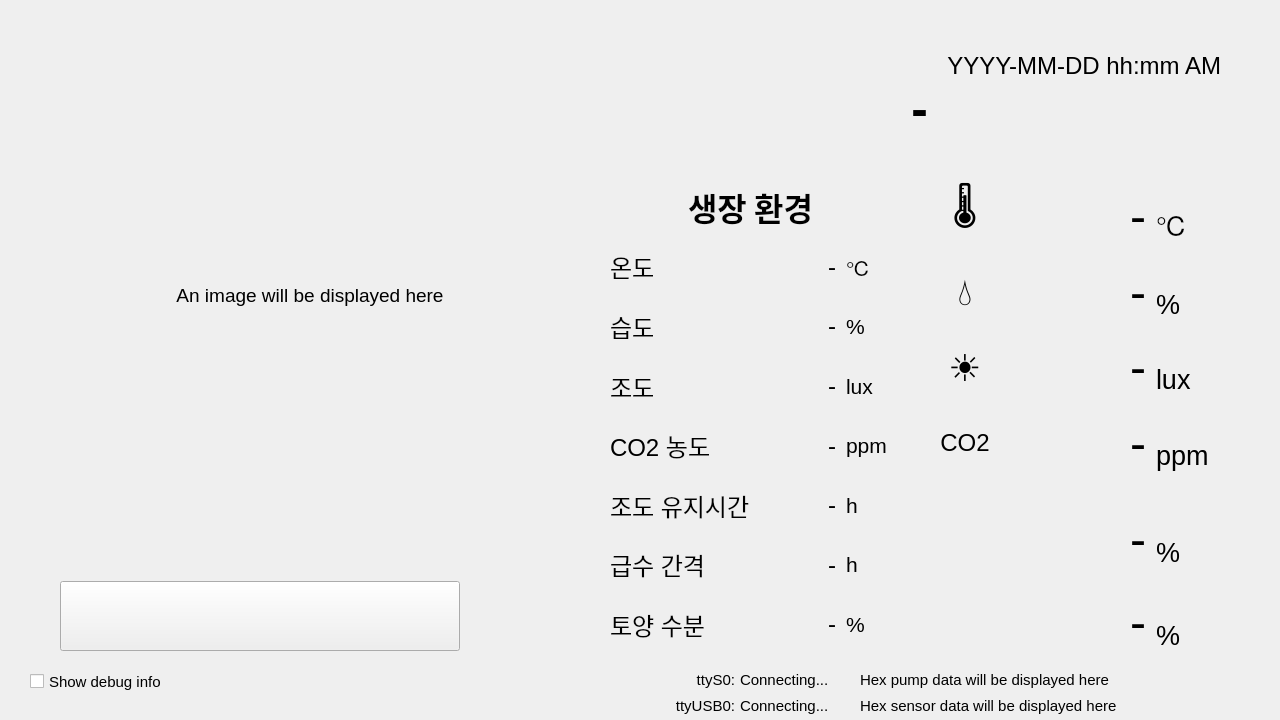
<?xml version="1.0" encoding="UTF-8"?>
<ui version="4.0">
 <class>Widget</class>
 <widget class="QWidget" name="Widget">
  <property name="geometry">
   <rect>
    <x>0</x>
    <y>0</y>
    <width>1280</width>
    <height>720</height>
   </rect>
  </property>
  <property name="font">
   <font>
    <pointsize>11</pointsize>
   </font>
  </property>
  <property name="windowTitle">
   <string>Widget</string>
  </property>
  <widget class="QCheckBox" name="debuginfo_chk">
   <property name="geometry">
    <rect>
     <x>30</x>
     <y>670</y>
     <width>171</width>
     <height>23</height>
    </rect>
   </property>
   <property name="text">
    <string>Show debug info</string>
   </property>
  </widget>
  <widget class="QWidget" name="debug_widget" native="true">
   <property name="geometry">
    <rect>
     <x>660</x>
     <y>670</y>
     <width>531</width>
     <height>51</height>
    </rect>
   </property>
   <widget class="QWidget" name="layoutWidget">
    <property name="geometry">
     <rect>
      <x>200</x>
      <y>0</y>
      <width>321</width>
      <height>46</height>
     </rect>
    </property>
    <layout class="QVBoxLayout" name="verticalLayout_2">
     <item>
      <widget class="QLabel" name="rx_pump_lbl">
       <property name="maximumSize">
        <size>
         <width>350</width>
         <height>16777215</height>
        </size>
       </property>
       <property name="text">
        <string>Hex pump data will be displayed here</string>
       </property>
      </widget>
     </item>
     <item>
      <widget class="QLabel" name="rx_sensor_lbl">
       <property name="maximumSize">
        <size>
         <width>350</width>
         <height>16777215</height>
        </size>
       </property>
       <property name="text">
        <string>Hex sensor data will be displayed here</string>
       </property>
      </widget>
     </item>
    </layout>
   </widget>
   <widget class="QWidget" name="layoutWidget">
    <property name="geometry">
     <rect>
      <x>0</x>
      <y>0</y>
      <width>181</width>
      <height>46</height>
     </rect>
    </property>
    <layout class="QVBoxLayout" name="verticalLayout">
     <item>
      <layout class="QHBoxLayout" name="uart1_wrapper">
       <property name="spacing">
        <number>5</number>
       </property>
       <item>
        <widget class="QLabel" name="uart1_lbl">
         <property name="maximumSize">
          <size>
           <width>75</width>
           <height>16777215</height>
          </size>
         </property>
         <property name="font">
          <font>
           <pointsize>11</pointsize>
          </font>
         </property>
         <property name="text">
          <string>ttyS0:</string>
         </property>
         <property name="alignment">
          <set>Qt::AlignRight|Qt::AlignTrailing|Qt::AlignVCenter</set>
         </property>
        </widget>
       </item>
       <item>
        <widget class="QLabel" name="uart1_state">
         <property name="maximumSize">
          <size>
           <width>100</width>
           <height>16777215</height>
          </size>
         </property>
         <property name="font">
          <font>
           <pointsize>11</pointsize>
          </font>
         </property>
         <property name="text">
          <string>Connecting...</string>
         </property>
         <property name="alignment">
          <set>Qt::AlignLeading|Qt::AlignLeft|Qt::AlignVCenter</set>
         </property>
        </widget>
       </item>
      </layout>
     </item>
     <item>
      <layout class="QHBoxLayout" name="uart2_wrapper">
       <property name="spacing">
        <number>5</number>
       </property>
       <item>
        <widget class="QLabel" name="uart2_lbl">
         <property name="maximumSize">
          <size>
           <width>75</width>
           <height>16777215</height>
          </size>
         </property>
         <property name="font">
          <font>
           <pointsize>11</pointsize>
          </font>
         </property>
         <property name="text">
          <string>ttyUSB0:</string>
         </property>
         <property name="alignment">
          <set>Qt::AlignRight|Qt::AlignTrailing|Qt::AlignVCenter</set>
         </property>
        </widget>
       </item>
       <item>
        <widget class="QLabel" name="uart2_state">
         <property name="maximumSize">
          <size>
           <width>100</width>
           <height>16777215</height>
          </size>
         </property>
         <property name="font">
          <font>
           <pointsize>11</pointsize>
          </font>
         </property>
         <property name="text">
          <string>Connecting...</string>
         </property>
         <property name="alignment">
          <set>Qt::AlignLeading|Qt::AlignLeft|Qt::AlignVCenter</set>
         </property>
        </widget>
       </item>
      </layout>
     </item>
    </layout>
   </widget>
  </widget>
  <widget class="QWidget" name="sensor_widget" native="true">
   <property name="geometry">
    <rect>
     <x>930</x>
     <y>170</y>
     <width>301</width>
     <height>311</height>
    </rect>
   </property>
   <property name="sizePolicy">
    <sizepolicy hsizetype="Preferred" vsizetype="Preferred">
     <horstretch>0</horstretch>
     <verstretch>0</verstretch>
    </sizepolicy>
   </property>
   <widget class="QWidget" name="verticalLayoutWidget">
    <property name="geometry">
     <rect>
      <x>10</x>
      <y>10</y>
      <width>281</width>
      <height>291</height>
     </rect>
    </property>
    <layout class="QVBoxLayout" name="sensor_value_wrapper">
     <property name="spacing">
      <number>20</number>
     </property>
     <item>
      <layout class="QHBoxLayout" name="temp_wrapper">
       <property name="spacing">
        <number>10</number>
       </property>
       <item>
        <widget class="QLabel" name="temp_emoji">
         <property name="minimumSize">
          <size>
           <width>45</width>
           <height>45</height>
          </size>
         </property>
         <property name="maximumSize">
          <size>
           <width>50</width>
           <height>70</height>
          </size>
         </property>
         <property name="font">
          <font>
           <pointsize>28</pointsize>
          </font>
         </property>
         <property name="text">
          <string>🌡️</string>
         </property>
         <property name="alignment">
          <set>Qt::AlignCenter</set>
         </property>
        </widget>
       </item>
       <item>
        <widget class="QLabel" name="temp_value">
         <property name="font">
          <font>
           <pointsize>36</pointsize>
          </font>
         </property>
         <property name="text">
          <string>-</string>
         </property>
         <property name="alignment">
          <set>Qt::AlignBottom|Qt::AlignRight|Qt::AlignTrailing</set>
         </property>
        </widget>
       </item>
       <item>
        <widget class="QLabel" name="temp_unit">
         <property name="maximumSize">
          <size>
           <width>65</width>
           <height>16777215</height>
          </size>
         </property>
         <property name="font">
          <font>
           <pointsize>20</pointsize>
          </font>
         </property>
         <property name="text">
          <string>℃</string>
         </property>
         <property name="alignment">
          <set>Qt::AlignBottom|Qt::AlignLeading|Qt::AlignLeft</set>
         </property>
        </widget>
       </item>
      </layout>
     </item>
     <item>
      <layout class="QHBoxLayout" name="humid_wrapper">
       <property name="spacing">
        <number>10</number>
       </property>
       <item>
        <widget class="QLabel" name="humid_emoji">
         <property name="minimumSize">
          <size>
           <width>45</width>
           <height>45</height>
          </size>
         </property>
         <property name="maximumSize">
          <size>
           <width>50</width>
           <height>70</height>
          </size>
         </property>
         <property name="font">
          <font>
           <pointsize>28</pointsize>
          </font>
         </property>
         <property name="text">
          <string>💧</string>
         </property>
         <property name="alignment">
          <set>Qt::AlignCenter</set>
         </property>
        </widget>
       </item>
       <item>
        <widget class="QLabel" name="humid_value">
         <property name="font">
          <font>
           <pointsize>36</pointsize>
          </font>
         </property>
         <property name="text">
          <string>-</string>
         </property>
         <property name="alignment">
          <set>Qt::AlignBottom|Qt::AlignRight|Qt::AlignTrailing</set>
         </property>
        </widget>
       </item>
       <item>
        <widget class="QLabel" name="humid_unit">
         <property name="maximumSize">
          <size>
           <width>65</width>
           <height>16777215</height>
          </size>
         </property>
         <property name="font">
          <font>
           <pointsize>20</pointsize>
          </font>
         </property>
         <property name="text">
          <string>%</string>
         </property>
         <property name="alignment">
          <set>Qt::AlignBottom|Qt::AlignLeading|Qt::AlignLeft</set>
         </property>
        </widget>
       </item>
      </layout>
     </item>
     <item>
      <layout class="QHBoxLayout" name="lux_wrapper">
       <property name="spacing">
        <number>10</number>
       </property>
       <item>
        <widget class="QLabel" name="lux_emoji">
         <property name="minimumSize">
          <size>
           <width>45</width>
           <height>45</height>
          </size>
         </property>
         <property name="maximumSize">
          <size>
           <width>50</width>
           <height>70</height>
          </size>
         </property>
         <property name="font">
          <font>
           <pointsize>28</pointsize>
          </font>
         </property>
         <property name="text">
          <string>☀️</string>
         </property>
         <property name="alignment">
          <set>Qt::AlignCenter</set>
         </property>
        </widget>
       </item>
       <item>
        <widget class="QLabel" name="lux_value">
         <property name="font">
          <font>
           <pointsize>36</pointsize>
          </font>
         </property>
         <property name="text">
          <string>-</string>
         </property>
         <property name="alignment">
          <set>Qt::AlignBottom|Qt::AlignRight|Qt::AlignTrailing</set>
         </property>
        </widget>
       </item>
       <item>
        <widget class="QLabel" name="lux_unit">
         <property name="maximumSize">
          <size>
           <width>65</width>
           <height>16777215</height>
          </size>
         </property>
         <property name="font">
          <font>
           <pointsize>20</pointsize>
          </font>
         </property>
         <property name="text">
          <string>lux</string>
         </property>
         <property name="alignment">
          <set>Qt::AlignBottom|Qt::AlignLeading|Qt::AlignLeft</set>
         </property>
        </widget>
       </item>
      </layout>
     </item>
     <item>
      <layout class="QHBoxLayout" name="CO2_wrapper">
       <property name="spacing">
        <number>10</number>
       </property>
       <item>
        <widget class="QLabel" name="CO2_txt">
         <property name="minimumSize">
          <size>
           <width>45</width>
           <height>45</height>
          </size>
         </property>
         <property name="maximumSize">
          <size>
           <width>50</width>
           <height>16777215</height>
          </size>
         </property>
         <property name="font">
          <font>
           <pointsize>18</pointsize>
          </font>
         </property>
         <property name="text">
          <string>CO2</string>
         </property>
         <property name="alignment">
          <set>Qt::AlignCenter</set>
         </property>
        </widget>
       </item>
       <item>
        <widget class="QLabel" name="CO2_value">
         <property name="font">
          <font>
           <pointsize>36</pointsize>
          </font>
         </property>
         <property name="text">
          <string>-</string>
         </property>
         <property name="alignment">
          <set>Qt::AlignBottom|Qt::AlignRight|Qt::AlignTrailing</set>
         </property>
        </widget>
       </item>
       <item>
        <widget class="QLabel" name="CO2_unit">
         <property name="maximumSize">
          <size>
           <width>65</width>
           <height>16777215</height>
          </size>
         </property>
         <property name="font">
          <font>
           <pointsize>20</pointsize>
          </font>
         </property>
         <property name="text">
          <string>ppm</string>
         </property>
         <property name="alignment">
          <set>Qt::AlignBottom|Qt::AlignLeading|Qt::AlignLeft</set>
         </property>
        </widget>
       </item>
      </layout>
     </item>
    </layout>
   </widget>
  </widget>
  <widget class="QWidget" name="pump_widget" native="true">
   <property name="geometry">
    <rect>
     <x>930</x>
     <y>500</y>
     <width>301</width>
     <height>151</height>
    </rect>
   </property>
   <widget class="QWidget" name="layoutWidget_2">
    <property name="geometry">
     <rect>
      <x>10</x>
      <y>10</y>
      <width>281</width>
      <height>141</height>
     </rect>
    </property>
    <layout class="QVBoxLayout" name="pump_info_wrapper">
     <property name="spacing">
      <number>25</number>
     </property>
     <item>
      <layout class="QHBoxLayout" name="waterlv_wrapper">
       <property name="spacing">
        <number>10</number>
       </property>
       <item>
        <widget class="QLabel" name="waterlv_lbl">
         <property name="minimumSize">
          <size>
           <width>45</width>
           <height>45</height>
          </size>
         </property>
         <property name="maximumSize">
          <size>
           <width>50</width>
           <height>70</height>
          </size>
         </property>
         <property name="font">
          <font>
           <pointsize>14</pointsize>
          </font>
         </property>
         <property name="text">
          <string/>
         </property>
        </widget>
       </item>
       <item>
        <widget class="QLabel" name="waterlv_value">
         <property name="font">
          <font>
           <pointsize>36</pointsize>
          </font>
         </property>
         <property name="text">
          <string>-</string>
         </property>
         <property name="alignment">
          <set>Qt::AlignRight|Qt::AlignTrailing|Qt::AlignVCenter</set>
         </property>
        </widget>
       </item>
       <item>
        <widget class="QLabel" name="waterlv_unit">
         <property name="minimumSize">
          <size>
           <width>40</width>
           <height>0</height>
          </size>
         </property>
         <property name="maximumSize">
          <size>
           <width>65</width>
           <height>16777215</height>
          </size>
         </property>
         <property name="font">
          <font>
           <pointsize>20</pointsize>
          </font>
         </property>
         <property name="text">
          <string>%</string>
         </property>
         <property name="alignment">
          <set>Qt::AlignBottom|Qt::AlignLeading|Qt::AlignLeft</set>
         </property>
        </widget>
       </item>
      </layout>
     </item>
     <item>
      <layout class="QHBoxLayout" name="soilmoist_wrapper">
       <property name="spacing">
        <number>10</number>
       </property>
       <item>
        <widget class="QLabel" name="soilmoist_lbl">
         <property name="minimumSize">
          <size>
           <width>45</width>
           <height>45</height>
          </size>
         </property>
         <property name="maximumSize">
          <size>
           <width>50</width>
           <height>70</height>
          </size>
         </property>
         <property name="font">
          <font>
           <pointsize>14</pointsize>
          </font>
         </property>
         <property name="text">
          <string/>
         </property>
        </widget>
       </item>
       <item>
        <widget class="QLabel" name="soilmoist_value">
         <property name="font">
          <font>
           <pointsize>36</pointsize>
          </font>
         </property>
         <property name="text">
          <string>-</string>
         </property>
         <property name="alignment">
          <set>Qt::AlignRight|Qt::AlignTrailing|Qt::AlignVCenter</set>
         </property>
        </widget>
       </item>
       <item>
        <widget class="QLabel" name="soilmoist_unit">
         <property name="minimumSize">
          <size>
           <width>40</width>
           <height>0</height>
          </size>
         </property>
         <property name="maximumSize">
          <size>
           <width>65</width>
           <height>16777215</height>
          </size>
         </property>
         <property name="font">
          <font>
           <pointsize>20</pointsize>
          </font>
         </property>
         <property name="text">
          <string>%</string>
         </property>
         <property name="alignment">
          <set>Qt::AlignBottom|Qt::AlignLeading|Qt::AlignLeft</set>
         </property>
        </widget>
       </item>
      </layout>
     </item>
    </layout>
   </widget>
  </widget>
  <widget class="QWidget" name="cropinfo_widget" native="true">
   <property name="geometry">
    <rect>
     <x>600</x>
     <y>170</y>
     <width>301</width>
     <height>491</height>
    </rect>
   </property>
   <widget class="QWidget" name="layoutWidget">
    <property name="geometry">
     <rect>
      <x>10</x>
      <y>10</y>
      <width>281</width>
      <height>471</height>
     </rect>
    </property>
    <property name="font">
     <font>
      <pointsize>14</pointsize>
     </font>
    </property>
    <layout class="QVBoxLayout" name="target_wrapper">
     <item>
      <widget class="QLabel" name="label">
       <property name="font">
        <font>
         <family>나눔고딕</family>
         <pointsize>24</pointsize>
         <weight>75</weight>
         <bold>true</bold>
        </font>
       </property>
       <property name="text">
        <string>생장 환경</string>
       </property>
       <property name="alignment">
        <set>Qt::AlignCenter</set>
       </property>
      </widget>
     </item>
     <item>
      <layout class="QHBoxLayout" name="target_temp_wrapper">
       <property name="spacing">
        <number>10</number>
       </property>
       <item>
        <widget class="QLabel" name="target_temp_lbl">
         <property name="minimumSize">
          <size>
           <width>145</width>
           <height>0</height>
          </size>
         </property>
         <property name="maximumSize">
          <size>
           <width>160</width>
           <height>16777215</height>
          </size>
         </property>
         <property name="font">
          <font>
           <pointsize>18</pointsize>
          </font>
         </property>
         <property name="text">
          <string>온도</string>
         </property>
        </widget>
       </item>
       <item>
        <widget class="QLabel" name="target_temp_value">
         <property name="font">
          <font>
           <pointsize>18</pointsize>
          </font>
         </property>
         <property name="text">
          <string>-</string>
         </property>
         <property name="alignment">
          <set>Qt::AlignRight|Qt::AlignTrailing|Qt::AlignVCenter</set>
         </property>
        </widget>
       </item>
       <item>
        <widget class="QLabel" name="temp_unit_2">
         <property name="minimumSize">
          <size>
           <width>0</width>
           <height>0</height>
          </size>
         </property>
         <property name="maximumSize">
          <size>
           <width>45</width>
           <height>16777215</height>
          </size>
         </property>
         <property name="font">
          <font>
           <pointsize>16</pointsize>
          </font>
         </property>
         <property name="text">
          <string>℃</string>
         </property>
         <property name="alignment">
          <set>Qt::AlignLeading|Qt::AlignLeft|Qt::AlignVCenter</set>
         </property>
        </widget>
       </item>
      </layout>
     </item>
     <item>
      <layout class="QHBoxLayout" name="target_humid_wrapper">
       <property name="spacing">
        <number>10</number>
       </property>
       <item>
        <widget class="QLabel" name="target_humid_lbl">
         <property name="minimumSize">
          <size>
           <width>145</width>
           <height>0</height>
          </size>
         </property>
         <property name="maximumSize">
          <size>
           <width>160</width>
           <height>16777215</height>
          </size>
         </property>
         <property name="font">
          <font>
           <pointsize>18</pointsize>
          </font>
         </property>
         <property name="text">
          <string>습도</string>
         </property>
        </widget>
       </item>
       <item>
        <widget class="QLabel" name="target_humid_value">
         <property name="font">
          <font>
           <pointsize>18</pointsize>
          </font>
         </property>
         <property name="text">
          <string>-</string>
         </property>
         <property name="alignment">
          <set>Qt::AlignRight|Qt::AlignTrailing|Qt::AlignVCenter</set>
         </property>
        </widget>
       </item>
       <item>
        <widget class="QLabel" name="temp_unit_3">
         <property name="minimumSize">
          <size>
           <width>0</width>
           <height>0</height>
          </size>
         </property>
         <property name="maximumSize">
          <size>
           <width>45</width>
           <height>16777215</height>
          </size>
         </property>
         <property name="font">
          <font>
           <pointsize>16</pointsize>
          </font>
         </property>
         <property name="text">
          <string>%</string>
         </property>
         <property name="alignment">
          <set>Qt::AlignLeading|Qt::AlignLeft|Qt::AlignVCenter</set>
         </property>
        </widget>
       </item>
      </layout>
     </item>
     <item>
      <layout class="QHBoxLayout" name="target_light_wrapper">
       <property name="spacing">
        <number>10</number>
       </property>
       <item>
        <widget class="QLabel" name="target_light_lbl">
         <property name="minimumSize">
          <size>
           <width>145</width>
           <height>0</height>
          </size>
         </property>
         <property name="maximumSize">
          <size>
           <width>160</width>
           <height>16777215</height>
          </size>
         </property>
         <property name="font">
          <font>
           <pointsize>18</pointsize>
          </font>
         </property>
         <property name="text">
          <string>조도</string>
         </property>
        </widget>
       </item>
       <item>
        <widget class="QLabel" name="target_light_value">
         <property name="font">
          <font>
           <pointsize>18</pointsize>
          </font>
         </property>
         <property name="text">
          <string>-</string>
         </property>
         <property name="alignment">
          <set>Qt::AlignRight|Qt::AlignTrailing|Qt::AlignVCenter</set>
         </property>
        </widget>
       </item>
       <item>
        <widget class="QLabel" name="temp_unit_4">
         <property name="minimumSize">
          <size>
           <width>0</width>
           <height>0</height>
          </size>
         </property>
         <property name="maximumSize">
          <size>
           <width>45</width>
           <height>16777215</height>
          </size>
         </property>
         <property name="font">
          <font>
           <pointsize>16</pointsize>
          </font>
         </property>
         <property name="text">
          <string>lux</string>
         </property>
         <property name="alignment">
          <set>Qt::AlignLeading|Qt::AlignLeft|Qt::AlignVCenter</set>
         </property>
        </widget>
       </item>
      </layout>
     </item>
     <item>
      <layout class="QHBoxLayout" name="target_co2_wrapper">
       <property name="spacing">
        <number>10</number>
       </property>
       <item>
        <widget class="QLabel" name="target_co2_lbl">
         <property name="minimumSize">
          <size>
           <width>145</width>
           <height>0</height>
          </size>
         </property>
         <property name="maximumSize">
          <size>
           <width>160</width>
           <height>16777215</height>
          </size>
         </property>
         <property name="font">
          <font>
           <pointsize>18</pointsize>
          </font>
         </property>
         <property name="text">
          <string>CO2 농도</string>
         </property>
        </widget>
       </item>
       <item>
        <widget class="QLabel" name="target_co2_value">
         <property name="font">
          <font>
           <pointsize>18</pointsize>
          </font>
         </property>
         <property name="text">
          <string>-</string>
         </property>
         <property name="alignment">
          <set>Qt::AlignRight|Qt::AlignTrailing|Qt::AlignVCenter</set>
         </property>
        </widget>
       </item>
       <item>
        <widget class="QLabel" name="temp_unit_5">
         <property name="minimumSize">
          <size>
           <width>0</width>
           <height>0</height>
          </size>
         </property>
         <property name="maximumSize">
          <size>
           <width>45</width>
           <height>16777215</height>
          </size>
         </property>
         <property name="font">
          <font>
           <pointsize>16</pointsize>
          </font>
         </property>
         <property name="text">
          <string>ppm</string>
         </property>
         <property name="alignment">
          <set>Qt::AlignLeading|Qt::AlignLeft|Qt::AlignVCenter</set>
         </property>
        </widget>
       </item>
      </layout>
     </item>
     <item>
      <layout class="QHBoxLayout" name="target_duration_wrapper">
       <property name="spacing">
        <number>10</number>
       </property>
       <item>
        <widget class="QLabel" name="target_duration_lbl">
         <property name="minimumSize">
          <size>
           <width>145</width>
           <height>0</height>
          </size>
         </property>
         <property name="maximumSize">
          <size>
           <width>160</width>
           <height>16777215</height>
          </size>
         </property>
         <property name="font">
          <font>
           <pointsize>18</pointsize>
          </font>
         </property>
         <property name="text">
          <string>조도 유지시간</string>
         </property>
        </widget>
       </item>
       <item>
        <widget class="QLabel" name="target_duration_value">
         <property name="font">
          <font>
           <pointsize>18</pointsize>
          </font>
         </property>
         <property name="text">
          <string>-</string>
         </property>
         <property name="alignment">
          <set>Qt::AlignRight|Qt::AlignTrailing|Qt::AlignVCenter</set>
         </property>
        </widget>
       </item>
       <item>
        <widget class="QLabel" name="temp_unit_6">
         <property name="minimumSize">
          <size>
           <width>0</width>
           <height>0</height>
          </size>
         </property>
         <property name="maximumSize">
          <size>
           <width>45</width>
           <height>16777215</height>
          </size>
         </property>
         <property name="font">
          <font>
           <pointsize>16</pointsize>
          </font>
         </property>
         <property name="text">
          <string>h</string>
         </property>
         <property name="alignment">
          <set>Qt::AlignLeading|Qt::AlignLeft|Qt::AlignVCenter</set>
         </property>
        </widget>
       </item>
      </layout>
     </item>
     <item>
      <layout class="QHBoxLayout" name="target_interval_wrapper">
       <property name="spacing">
        <number>10</number>
       </property>
       <item>
        <widget class="QLabel" name="target_interval_lbl">
         <property name="minimumSize">
          <size>
           <width>145</width>
           <height>0</height>
          </size>
         </property>
         <property name="maximumSize">
          <size>
           <width>160</width>
           <height>16777215</height>
          </size>
         </property>
         <property name="font">
          <font>
           <pointsize>18</pointsize>
          </font>
         </property>
         <property name="text">
          <string>급수 간격</string>
         </property>
        </widget>
       </item>
       <item>
        <widget class="QLabel" name="target_interval_value">
         <property name="font">
          <font>
           <pointsize>18</pointsize>
          </font>
         </property>
         <property name="text">
          <string>-</string>
         </property>
         <property name="alignment">
          <set>Qt::AlignRight|Qt::AlignTrailing|Qt::AlignVCenter</set>
         </property>
        </widget>
       </item>
       <item>
        <widget class="QLabel" name="temp_unit_7">
         <property name="minimumSize">
          <size>
           <width>0</width>
           <height>0</height>
          </size>
         </property>
         <property name="maximumSize">
          <size>
           <width>45</width>
           <height>16777215</height>
          </size>
         </property>
         <property name="font">
          <font>
           <pointsize>16</pointsize>
          </font>
         </property>
         <property name="text">
          <string>h</string>
         </property>
         <property name="alignment">
          <set>Qt::AlignLeading|Qt::AlignLeft|Qt::AlignVCenter</set>
         </property>
        </widget>
       </item>
      </layout>
     </item>
     <item>
      <layout class="QHBoxLayout" name="target_moist_wrapper">
       <property name="spacing">
        <number>10</number>
       </property>
       <item>
        <widget class="QLabel" name="target_moist_lbl">
         <property name="minimumSize">
          <size>
           <width>145</width>
           <height>0</height>
          </size>
         </property>
         <property name="maximumSize">
          <size>
           <width>160</width>
           <height>16777215</height>
          </size>
         </property>
         <property name="font">
          <font>
           <pointsize>18</pointsize>
          </font>
         </property>
         <property name="text">
          <string>토양 수분</string>
         </property>
        </widget>
       </item>
       <item>
        <widget class="QLabel" name="target_moist_value">
         <property name="font">
          <font>
           <pointsize>18</pointsize>
          </font>
         </property>
         <property name="text">
          <string>-</string>
         </property>
         <property name="alignment">
          <set>Qt::AlignRight|Qt::AlignTrailing|Qt::AlignVCenter</set>
         </property>
        </widget>
       </item>
       <item>
        <widget class="QLabel" name="temp_unit_8">
         <property name="minimumSize">
          <size>
           <width>0</width>
           <height>0</height>
          </size>
         </property>
         <property name="maximumSize">
          <size>
           <width>45</width>
           <height>16777215</height>
          </size>
         </property>
         <property name="font">
          <font>
           <pointsize>16</pointsize>
          </font>
         </property>
         <property name="text">
          <string>%</string>
         </property>
         <property name="alignment">
          <set>Qt::AlignLeading|Qt::AlignLeft|Qt::AlignVCenter</set>
         </property>
        </widget>
       </item>
      </layout>
     </item>
    </layout>
   </widget>
  </widget>
  <widget class="QLabel" name="crop_name">
   <property name="geometry">
    <rect>
     <x>620</x>
     <y>80</y>
     <width>599</width>
     <height>54</height>
    </rect>
   </property>
   <property name="font">
    <font>
     <family>나눔고딕</family>
     <pointsize>36</pointsize>
     <weight>75</weight>
     <bold>true</bold>
    </font>
   </property>
   <property name="text">
    <string>-</string>
   </property>
   <property name="alignment">
    <set>Qt::AlignCenter</set>
   </property>
  </widget>
  <widget class="QLabel" name="date_lbl">
   <property name="geometry">
    <rect>
     <x>910</x>
     <y>50</y>
     <width>311</width>
     <height>31</height>
    </rect>
   </property>
   <property name="maximumSize">
    <size>
     <width>16777215</width>
     <height>16777215</height>
    </size>
   </property>
   <property name="font">
    <font>
     <family>Ubuntu</family>
     <pointsize>18</pointsize>
    </font>
   </property>
   <property name="text">
    <string>YYYY-MM-DD hh:mm AM</string>
   </property>
   <property name="textFormat">
    <enum>Qt::AutoText</enum>
   </property>
   <property name="alignment">
    <set>Qt::AlignRight|Qt::AlignTrailing|Qt::AlignVCenter</set>
   </property>
  </widget>
  <widget class="QWidget" name="layoutWidget">
   <property name="geometry">
    <rect>
     <x>60</x>
     <y>60</y>
     <width>501</width>
     <height>591</height>
    </rect>
   </property>
   <layout class="QVBoxLayout" name="stt_wrapper">
    <property name="spacing">
     <number>50</number>
    </property>
    <item>
     <widget class="QLabel" name="crop_img">
      <property name="maximumSize">
       <size>
        <width>500</width>
        <height>500</height>
       </size>
      </property>
      <property name="font">
       <font>
        <pointsize>14</pointsize>
       </font>
      </property>
      <property name="text">
       <string>An image will be displayed here</string>
      </property>
      <property name="alignment">
       <set>Qt::AlignCenter</set>
      </property>
     </widget>
    </item>
    <item>
     <widget class="QPushButton" name="stt_btn">
      <property name="minimumSize">
       <size>
        <width>400</width>
        <height>70</height>
       </size>
      </property>
      <property name="maximumSize">
       <size>
        <width>400</width>
        <height>70</height>
       </size>
      </property>
      <property name="font">
       <font>
        <pointsize>36</pointsize>
       </font>
      </property>
      <property name="text">
       <string/>
      </property>
     </widget>
    </item>
   </layout>
  </widget>
 </widget>
 <resources/>
 <connections/>
</ui>
